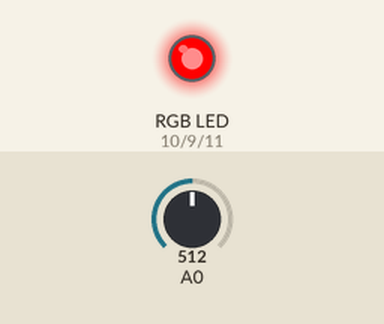
A sketch run on a simulated Arduino Uno, built with avr-gcc and run on an emulated ATmega328P. On the bench: an RGB LED mixed from three pins (HIGH = lit). Inputs (shaded band) come from the test bench; at power-on: A0 = 512. Dim RGB values are drawn brighter than linear; random numbers use the default seed unless the sketch sets one; what the sketch prints to the serial monitor is not drawn.

Above: at 0.1 s.
At 1.1 s:
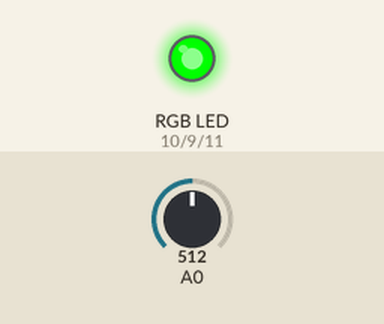
At 2.1 s:
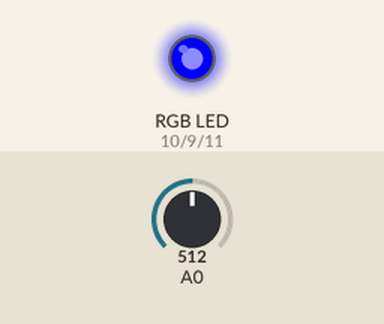
At 4.15 s:
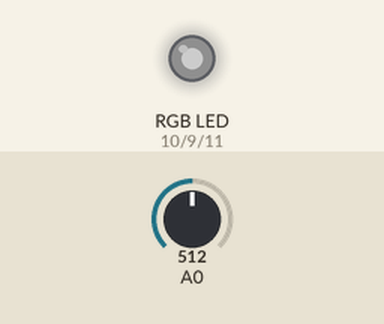
At 5.05 s:
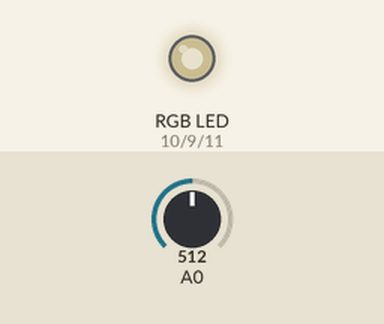
At 5.7 s:
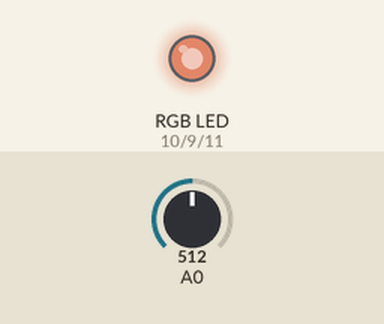
Timing chart, 0 to 7.2 s (numbered marks = the images above):
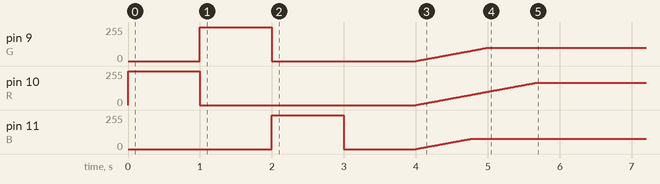

The sketch:

rgb_led_controller.ino
```cpp
#define R 10
#define G 9
#define B 11

int rVal=0, gVal=0, bVal=0, prevR=0, prevG=0, prevB=0;
bool test = false;

void testMode(){
  //init color cycle
  digitalWrite(R, HIGH);
  delay(1000);
  digitalWrite(R, LOW);
  digitalWrite(G, HIGH);
  delay(1000);
  digitalWrite(G, LOW);
  digitalWrite(B, HIGH);
  delay(1000);
  digitalWrite(B, LOW);
  delay(1000);
}

void generateColor(){
  randomSeed(analogRead(A0));
  rVal = random(256);
  randomSeed(analogRead(A0));
  gVal = random(256);
  randomSeed(analogRead(A0));
  bVal = random(256);
  if(rVal>150){
    gVal = random(100);
    bVal = random(100);
  } else if(gVal>150){
    rVal = random(100);
    bVal = random(100);
  } else if(bVal>150){
    rVal = random(100);
    gVal = random(100);
  } else {
    switch(random(100)%3){
      case 0:
        rVal = random(150, 256);
        gVal = random(100);
        bVal = random(100);
        break;
      case 1:
        rVal = random(100);
        gVal = random(150, 256);
        bVal = random(100);
        break;
      case 2:
        rVal = random(100);
        gVal = random(100);
        bVal = random(150, 256);
        break;
    }
  }
}

void renderLed(){
  for(int i=0; i<255; i++){
    if(rVal!=prevR){
      if(rVal<prevR){
        prevR--;
      } else {
        prevR++;
      }
    }
    if(gVal!=prevG){
      if(gVal<prevG){
        prevG--;
      } else {
        prevG++;
      }
    }
    if(bVal!=prevB){
      if(bVal<prevB){
        prevB--;
      } else {
        prevB++;
      }
    }
    analogWrite(R, prevR);
    analogWrite(G, prevG);
    analogWrite(B, prevB);
    delay(10);
  }
}

void printData(){
  //Serial output
  Serial.print("R: ");
  Serial.print(rVal);
  Serial.print(", G: ");
  Serial.print(gVal);
  Serial.print(", B: ");
  Serial.print(bVal);
  Serial.println();
}

void setup()
{
  pinMode(R, OUTPUT);
  pinMode(G, OUTPUT);
  pinMode(B, OUTPUT);
  randomSeed(analogRead(A0));
  Serial.begin(9600);
  testMode();
}

void loop()
{
  if(test){
    testMode();
  } else {
    generateColor();
    renderLed();
    printData();
    delay(10000);
  }
}
```
